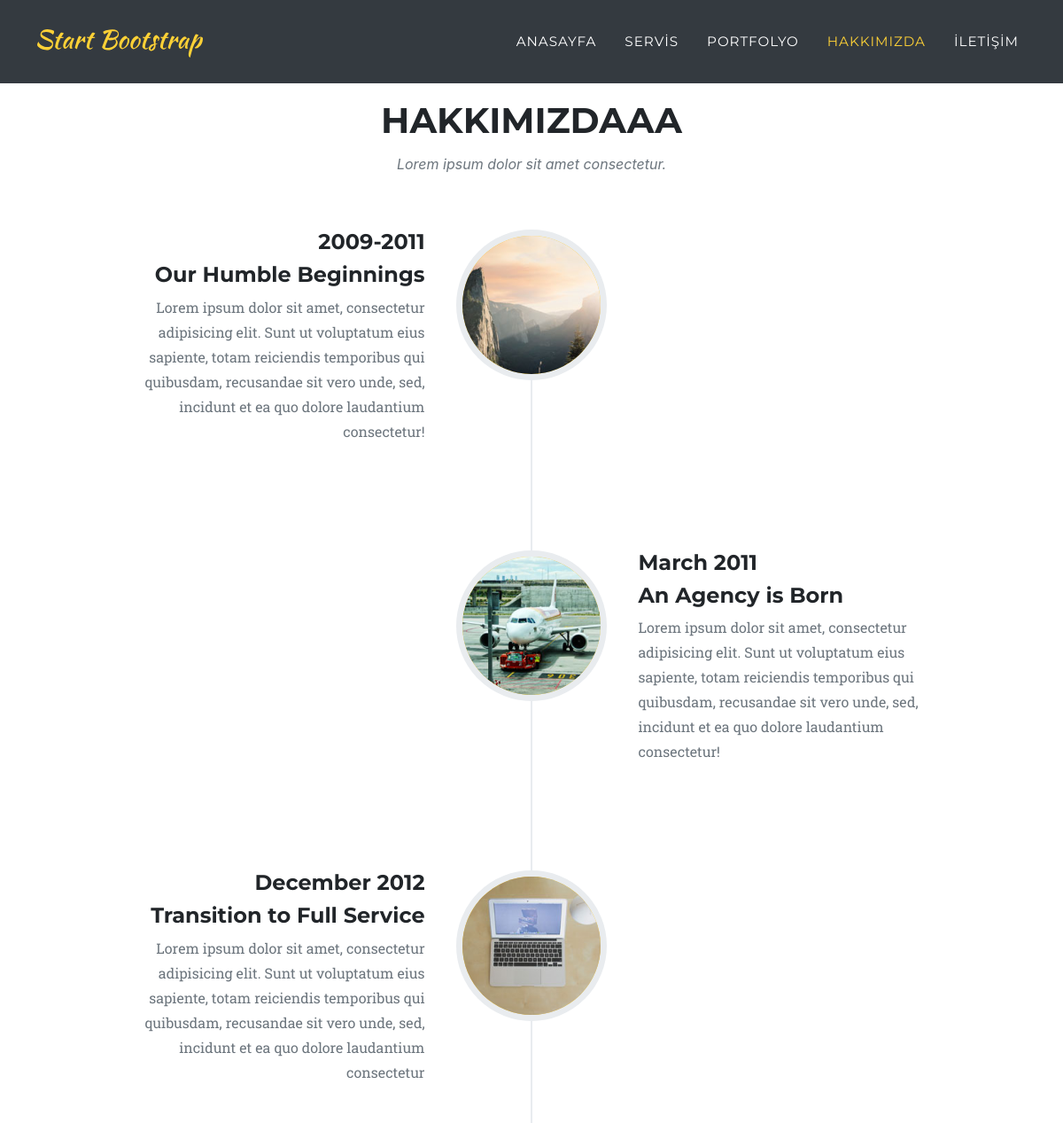
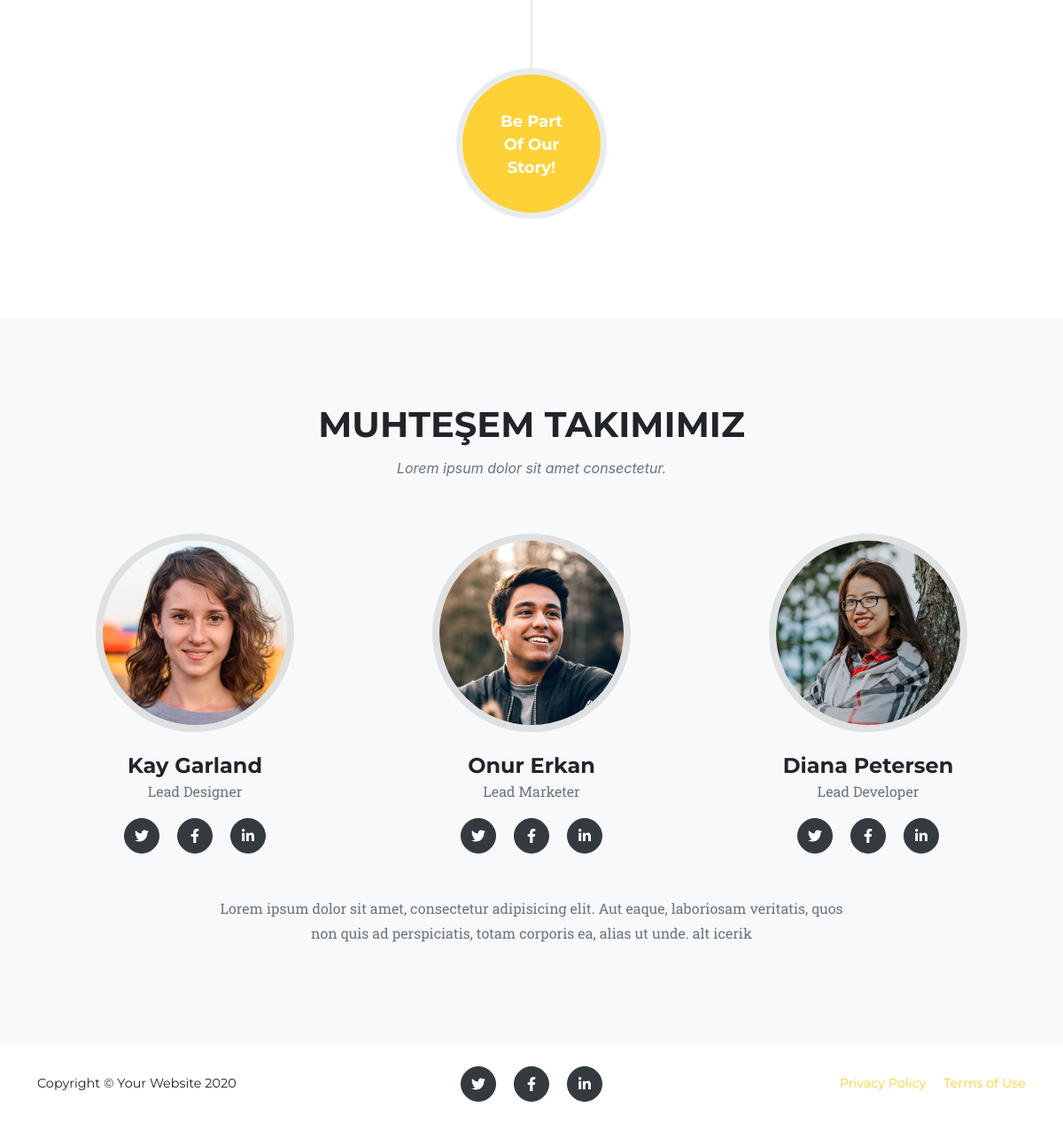
Page /site/site/hakkimizda.php on the committed database (2 pictures, top to bottom).
### tables this page shows
CREATE TABLE `hakkimizda` (
  `id` int(11) NOT NULL,
  `baslik` varchar(250) NOT NULL,
  `icerik` varchar(1000) NOT NULL,
  `altbaslik` varchar(500) NOT NULL,
  `alticerik` varchar(1000) NOT NULL,
  `alticerik2` varchar(2000) NOT NULL
);

CREATE TABLE `tarihce` (
  `id` int(11) NOT NULL,
  `tarih` varchar(50) NOT NULL,
  `baslik` varchar(250) NOT NULL,
  `icerik` varchar(500) NOT NULL,
  `foto` varchar(50) NOT NULL
);

CREATE TABLE `takim` (
  `id` int(11) NOT NULL,
  `foto` varchar(50) NOT NULL,
  `isim` varchar(50) NOT NULL,
  `gorev` varchar(50) NOT NULL,
  `twitter` varchar(50) NOT NULL,
  `facebook` varchar(50) NOT NULL,
  `linkedin` varchar(50) NOT NULL,
  `sira` smallint(6) NOT NULL,
  `aktif` tinyint(1) NOT NULL DEFAULT '1'
);

### site/site/hakkimizda.php (the view, shortened to what this page needs)
<?php
include("inc/head.php");
include("inc/vt.php");
$sorgu = $baglanti->prepare("select * from hakkimizda");
$sorgu->execute();
$sonuc = $sorgu->fetch();
?>
<section class="page-section" id="about">
    <div class="container">
        <div class="text-center">
            <h2 class="section-heading text-uppercase mt-3"><?php echo $sonuc["baslik"] ?></h2>
            <h3 class="section-subheading text-muted"><?php echo $sonuc["icerik"] ?></h3>
        </div>
        <ul class="timeline">
            <?php
            $sorgu2 = $baglanti->prepare("select * from tarihce");
            $sorgu2->execute();
            $yon=false;
            while ($sonuc2 = $sorgu2->fetch()) {
            ?>
                <li <?php if($yon==true) echo 'class="timeline-inverted"';?> >
                    <div class="timeline-image"><img class="rounded-circle img-fluid" src="assets/img/about/<?php echo $sonuc2["foto"] ?>" alt="" /></div>
                    <div class="timeline-panel">
                        <div class="timeline-heading">
                            <h4><?php echo $sonuc2["tarih"] ?></h4>
                            <h4 class="subheading"><?php echo $sonuc2["baslik"] ?></h4>
                        </div>
                        <div class="timeline-body">
                            <p class="text-muted"><?php echo $sonuc2["icerik"] ?></p>
                        </div>
                    </div>
                </li>
            <?php
            $yon=!$yon;
            }
            ?>
            <li class="timeline-inverted">
                <div class="timeline-image">
                    <h4>
                        Be Part
                        <br />
                        Of Our
                        <br />
                        Story!
                    </h4>
                </div>
            </li>
        </ul>
    </div>
</section>
<section class="page-section bg-light" id="team">
    <div class="container">
        <div class="text-center">
            <h2 class="section-heading text-uppercase"><?php echo $sonuc["altbaslik"] ?></h2>
            <h3 class="section-subheading text-muted"><?php echo $sonuc["alticerik"] ?></h3>
        </div>
        <div class="row">
        <?php
            $sorgu3 = $baglanti->prepare("select * from takim where aktif=1 order by sira");
            $sorgu3->execute();
            while ($sonuc3 = $sorgu3->fetch()) {
            ?>
            <div class="col-lg-4">
                <div class="team-member">
                    <img class="mx-auto rounded-circle" src="assets/img/team/<?php echo $sonuc3["foto"] ?>" alt="" />
                    <h4><?php echo $sonuc3["isim"] ?></h4>
                    <p class="text-muted"><?php echo $sonuc3["gorev"] ?></p>
                    <a class="btn btn-dark btn-social mx-2" href="<?php echo $sonuc3["twitter"] ?>"><i class="fab fa-twitter"></i></a>
                    <a class="btn btn-dark btn-social mx-2" href="<?php echo $sonuc3["facebook"] ?>"><i class="fab fa-facebook-f"></i></a>
                    <a class="btn btn-dark btn-social mx-2" href="<?php echo $sonuc3["linkedin"] ?>"><i class="fab fa-linkedin-in"></i></a>
                </div>
            </div>
            <?php
            }
            ?>
        </div>
        <div class="row">
            <div class="col-lg-8 mx-auto text-center">
                <p class="large text-muted"><?php echo $sonuc["alticerik2"] ?></p>
            </div>
        </div>
    </div>
</section>
<?php
include("inc/footer.php");
?>

### rows in the picture
hakkimizda: baslik "HAKKIMIZDAAA", icerik "Lorem ipsum dolor sit amet consectetur.", altbaslik "MUHTEŞEM TAKIMIMIZ", alticerik "Lorem ipsum dolor sit amet consectetur.", alticerik2 "Lorem ipsum dolor sit amet, consectetur adipisicing elit. Aut eaque, laboriosam veritatis, quos non quis ad perspiciatis, totam corporis ea, alias ut unde. alt icerik"
tarihce: foto (picture), tarih "2009-2011", baslik "Our Humble Beginnings", icerik "Lorem ipsum dolor sit amet, consectetur adipisicing elit. Sunt ut voluptatum eius sapiente, totam reiciendis temporibus qui quibusdam, recusandae sit vero unde, sed, incidunt et ea quo dolore laudantium consectetur!"
tarihce: foto (picture), tarih "March 2011", baslik "An Agency is Born", icerik "Lorem ipsum dolor sit amet, consectetur adipisicing elit. Sunt ut voluptatum eius sapiente, totam reiciendis temporibus qui quibusdam, recusandae sit vero unde, sed, incidunt et ea quo dolore laudantium consectetur!"
tarihce: foto (picture), tarih "December 2012", baslik "Transition to Full Service", icerik "Lorem ipsum dolor sit amet, consectetur adipisicing elit. Sunt ut voluptatum eius sapiente, totam reiciendis temporibus qui quibusdam, recusandae sit vero unde, sed, incidunt et ea quo dolore laudantium consectetur"
takim: foto (picture), isim "Kay Garland", gorev "Lead Designer"
takim: foto (picture), isim "Onur Erkan", gorev "Lead Marketer"
takim: foto (picture), isim "Diana Petersen", gorev "Lead Developer"
